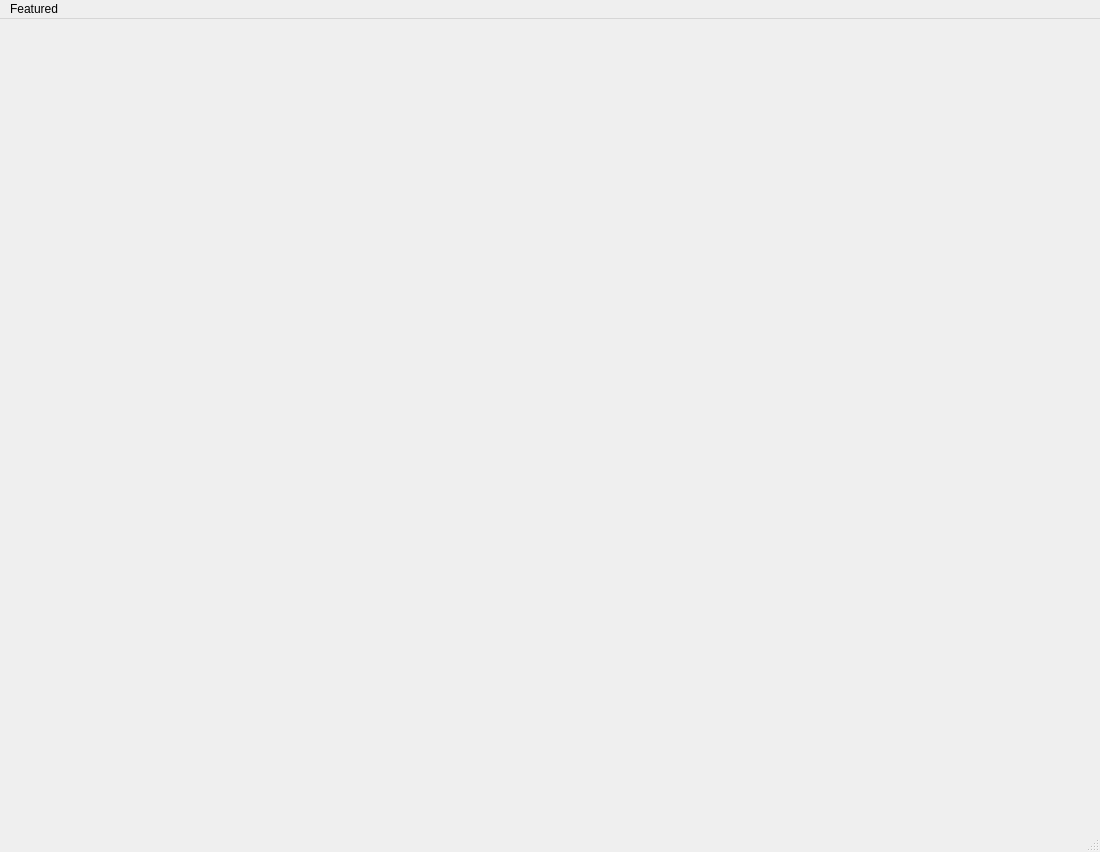
<?xml version="1.0" encoding="UTF-8"?>
<ui version="4.0">
 <class>MainWindow</class>
 <widget class="QMainWindow" name="MainWindow">
  <property name="geometry">
   <rect>
    <x>0</x>
    <y>0</y>
    <width>1100</width>
    <height>852</height>
   </rect>
  </property>
  <property name="windowTitle">
   <string>MainWindow</string>
  </property>
  <widget class="QWidget" name="centralwidget"/>
  <widget class="QMenuBar" name="menubar">
   <property name="geometry">
    <rect>
     <x>0</x>
     <y>825</y>
     <width>1100</width>
     <height>26</height>
    </rect>
   </property>
   <property name="nativeMenuBar">
    <bool>true</bool>
   </property>
   <widget class="QMenu" name="menuUPM">
    <property name="title">
     <string>Featured</string>
    </property>
    <addaction name="separator"/>
    <addaction name="separator"/>
   </widget>
   <addaction name="menuUPM"/>
  </widget>
  <widget class="QStatusBar" name="statusbar"/>
 </widget>
 <resources/>
 <connections/>
</ui>
